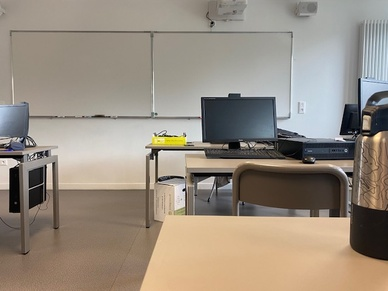
#> input picture IMG_0078.jpg, 388 x 291 px, shrunk from 640 x 480 before the run, given in place of image_test.jpg, which was not available
$ python test_python_cc.py
#> lines starting #> are read from the running program, lines starting #| are printed output that depends on the picture
import numpy as np
import cv2
import os
import sys
import subprocess

# [18 lines left out: functions correct_projection_matrix_YZ, save_projection_matrix, not called in this run]


def load_points_2d(filename):
    """Charge les points 2D depuis un fichier, en ignorant les lignes (-1, -1)."""
    if not os.path.exists(filename):
        print(f"Erreur : fichier 2D introuvable: {filename}")
        sys.exit(1)

    points = []
    with open(filename, 'r') as f:
        for line in f:
            if not line.strip():
                continue
            x, y = map(float, line.strip().split())
            if x == -1 and y == -1:
                continue
            points.append([x, y])
    return np.array(points, dtype=np.float32)

# [35 lines left out: functions load_points_3d, compute_projection_matrix_autocalibration, not called in this run]

def main():
    if len(sys.argv) > 2:
        image_name = sys.argv[1]
        classe = sys.argv[2]
        subprocess.run(["python3", "camera_calibration_save_points.py", f"{image_name}.jpg"])
    else:
        print("Lecture des fichiers existants...")
        image_name = "image_test"
        classe = "test"

    image_path = f"points/images/{image_name}.jpg"
    image = cv2.imread(image_path, cv2.IMREAD_GRAYSCALE)
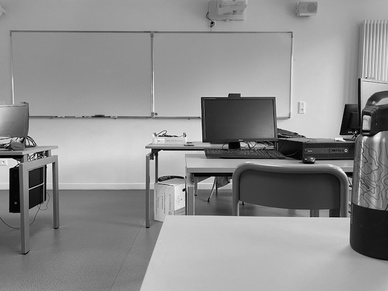
#> image: shape (291, 388); min 0, max 254, mean 142.5
    if image is None:
        print(f"Erreur : image introuvable à {image_path}")
        sys.exit(1)
    image_size = (image.shape[1], image.shape[0])
#> image_size = (388, 291)

    points_image_file = f"points/donnees/points_calibrage_{image_name}.txt"
    points_reel_file = f"points/donnees/points_reels_{classe}.txt"

    image_points = load_points_2d(points_image_file)
    object_points = load_points_3d(points_reel_file, swap_yz=True)  # active l'inversion Y-Z ici

    if image_points.shape[0] != object_points.shape[0]:
        print(f"Erreur : {image_points.shape[0]} points 2D et {object_points.shape[0]} points 3D.")
        sys.exit(1)

    P, K, R, t = compute_projection_matrix_autocalibration(object_points, image_points, image_size)

    print("Matrice intrinsèque K :\n", K)
    print("Rotation R :\n", R)
    print("Translation t :\n", t)
    P_corrected = correct_projection_matrix_YZ(P)
    print("Matrice de projection P (corrigée repère initial) :\n", P_corrected)
    save_projection_matrix(P_corrected, image_name)

if __name__ == "__main__":
#> (the run stopped early here; a loop or call above may not have finished)

$ run again, on tuto.jpg
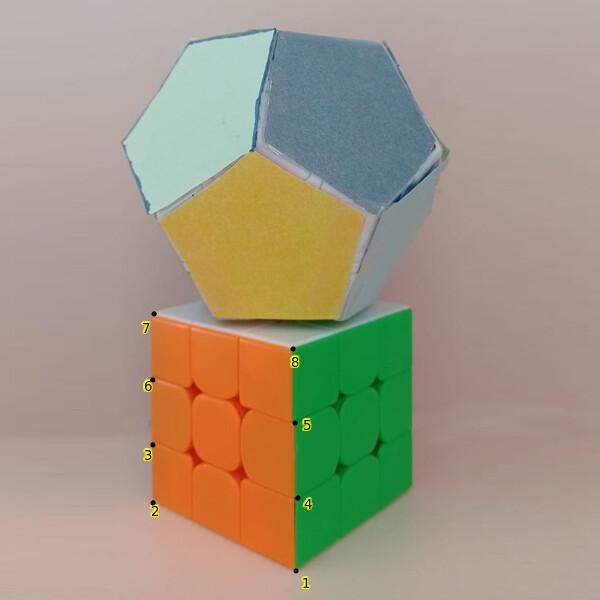
#> input picture tuto.jpg, 600 x 600 px, given in place of tuto.jpg.jpg, which was not available
#> in main, `image = cv2.imread(image_path, cv2.IMREAD_GRAYSCALE)`:
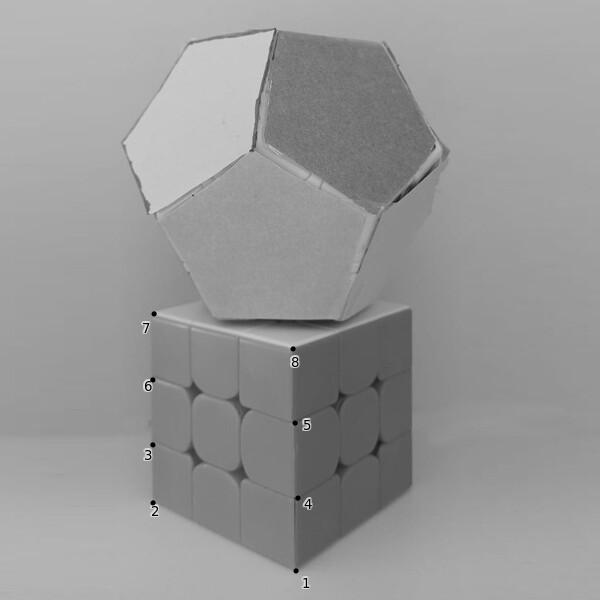
#> image: shape (600, 600); min 0, max 243, mean 152
